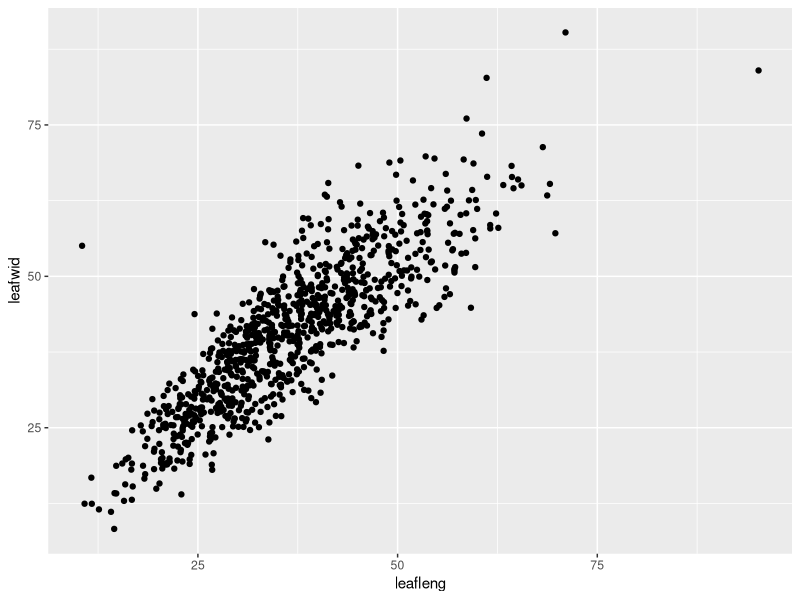

Reproduce this figure in R.
tomato <- read.csv("TomatoR2CSHL.csv", header = T)
tomato <- na.omit(tomato)
library(ggplot2)
lw.plot <- qplot(leafleng, leafwid, data = tomato)
ggsave("leaf-lengXwidth.png", lw.plot)
